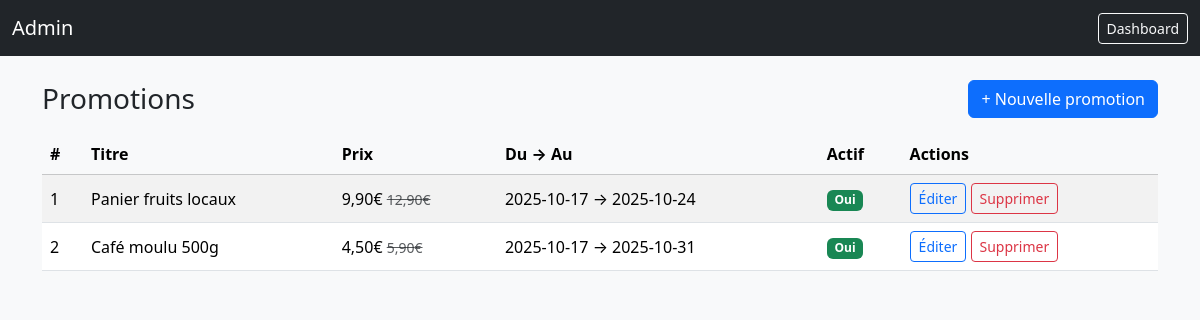
Page /admin/promotions/index.php (signed in) on the committed database.
### tables this page shows
CREATE TABLE `promotions` (
  `id` int NOT NULL,
  `title` varchar(255) NOT NULL,
  `description` text,
  `product_image` varchar(255) DEFAULT NULL,
  `price` decimal(10,2) NOT NULL DEFAULT '0.00',
  `old_price` decimal(10,2) DEFAULT NULL,
  `start_date` date DEFAULT NULL,
  `end_date` date DEFAULT NULL,
  `active` tinyint(1) DEFAULT '1',
  `created_at` timestamp NULL DEFAULT CURRENT_TIMESTAMP,
  `updated_at` timestamp NULL DEFAULT NULL ON UPDATE CURRENT_TIMESTAMP
);

### admin/promotions/index.php (the view, shortened to what this page needs)
<?php
require_once __DIR__ . '/../../inc/db.php';
$stmt = $pdo->query("SELECT * FROM promotions ORDER BY active DESC, created_at DESC");
$items = $stmt->fetchAll();
?>
<!doctype html>
<html lang="fr">
<head><meta charset="utf-8"><title>Promotions — Admin</title>
  <link href="https://cdn.jsdelivr.net/npm/bootstrap@5.3.2/dist/css/bootstrap.min.css" rel="stylesheet">
</head>
<body class="bg-light">
  <nav class="navbar navbar-expand-lg navbar-dark bg-dark">
    <div class="container-fluid">
      <a class="navbar-brand" href="../dashboard.php">Admin</a>
      <div class="d-flex ms-auto">
        <a class="btn btn-outline-light btn-sm" href="../dashboard.php">Dashboard</a>
      </div>
    </div>
  </nav>
  <main class="container py-4">
    <div class="d-flex justify-content-between align-items-center mb-3">
      <h1 class="h3 mb-0">Promotions</h1>
      <a class="btn btn-primary" href="create.php">+ Nouvelle promotion</a>
    </div>
    <div class="table-responsive">
      <table class="table table-striped table-hover align-middle">
        <thead class="table-light"><tr><th>#</th><th>Titre</th><th>Prix</th><th>Du → Au</th><th>Actif</th><th>Actions</th></tr></thead>
        <tbody>
          <?php foreach($items as $it): ?>
          <tr>
            <td><?php echo (int)$it['id']; ?></td>
            <td><?php echo htmlspecialchars($it['title']); ?></td>
            <td>
              <?php echo number_format($it['price'],2,',',' '); ?>€
              <?php if($it['old_price']) echo " <small class='text-muted text-decoration-line-through'>".number_format($it['old_price'],2,',',' ')."€</small>"; ?>
            </td>
            <td><?php echo htmlspecialchars($it['start_date']) . ' → ' . htmlspecialchars($it['end_date']); ?></td>
            <td><?php echo $it['active'] ? '<span class="badge bg-success">Oui</span>' : '<span class="badge bg-secondary">Non</span>'; ?></td>
            <td class="text-nowrap">
              <a class="btn btn-sm btn-outline-primary" href="edit.php?id=<?php echo $it['id']; ?>">Éditer</a>
              <a class="btn btn-sm btn-outline-danger" href="delete.php?id=<?php echo $it['id']; ?>" onclick="return confirm('Supprimer ?')">Supprimer</a>
            </td>
          </tr>
          <?php endforeach; ?>
        </tbody>
      </table>
    </div>
  </main>
</body>
</html>

### rows in the picture
promotions: id "1", title "Panier fruits locaux", price "9,90", old_price "12,90", start_date "2025-10-17", end_date "2025-10-24", active "Oui"
promotions: id "2", title "Café moulu 500g", price "4,50", old_price "5,90", start_date "2025-10-17", end_date "2025-10-31", active "Oui"
